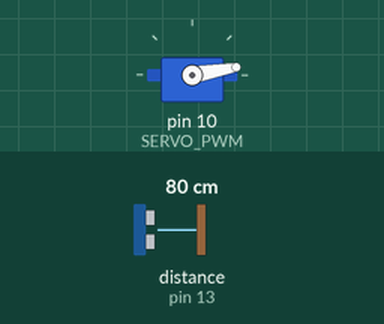
Simulated run of this sketch. Board: Arduino Uno, built with avr-gcc and run on an emulated ATmega328P. Parts: servo. The inputs (shaded band) are chosen by the test bench; at power-on: distance to the obstacle (sensor on pin 13) 80 cm. The echo pulse lasts 58.3 µs per cm; what the sketch prints to the serial monitor is not drawn.

Above: at 1.2 s.
1.3 s: distance to the obstacle (sensor on pin 13) set to 16 cm
4.3 s: distance to the obstacle (sensor on pin 13) set to 12 cm
At 6.7 s:
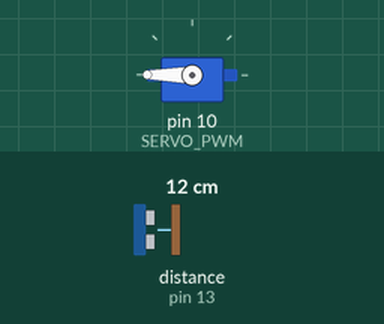
7.3 s: distance to the obstacle (sensor on pin 13) set to 17 cm
9.8 s: distance to the obstacle (sensor on pin 13) set to 20 cm
11.3 s: distance to the obstacle (sensor on pin 13) set to 2 cm
At 14.4 s:
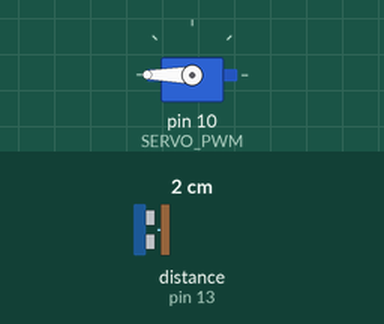
Timing chart, 0 to 15.3 s (numbered marks = the images above; inputs shaded):
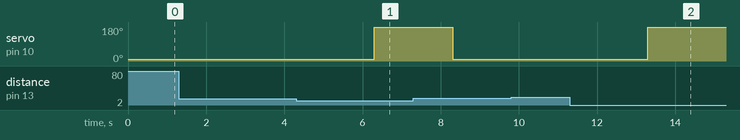

The sketch:

claw.ino
```cpp
/*
* Author: Elio Di Nino
* Course: APSC 101
* Group: N-9
* Some code was used from APSC 101 as well as Haxrox on GitHub
*/

/*
* Purpose:  To controls a physcial claw via servo motor based on
*           sonar input. This allows for autonomous opening and
*           closing of the device when picking objects up.
*/

/*
* Specific Implementation details:
* - Starts with a short calibration phase so that the distance
*   averaging array is filled
* - Our program then waits until the device is at a set height
* - Following this, we wait until the height is under the
*   threshold for picking up itemss
* - We run a check to see if the claw has remained in position
*   after grabbing indicating that we want the claw to try
*   grabbing the item again
* - The object is released based on another height threshold
*   only after it goes higher than the upper height requirement
* - This whole process repeats automatically
*/

// ---------------------------------------------------------- //
// Libraries
// ---------------------------------------------------------- //

#include <Servo.h> // Servo control
#include <NewPing.h> // Sonor reading

// ---------------------------------------------------------- //
// Pin mapping
// ---------------------------------------------------------- //

// Sonar
#define SONAR_VCC 11
#define SONAR_TRIG 12
#define SONAR_ECHO 13
#define SONAR_GND Ground // For documentation

// Servo
#define SERVO_PWM 10
#define SERVO_5V 5V // For documentation
#define SERVO_GND Ground // For documentation

// ---------------------------------------------------------- //
// Important definitions
// ---------------------------------------------------------- //

// General
#define ONE_SECOND 1000

// Sonar
#define MAX_DISTANCE 200 // Maximum distance set to 200 cm
#define DISTANCES_SIZE 5 // Number of distances to measure to
                         // prevent outliers
#define UPPER_HEIGHT 30 // Initialization height
#define GRAB_DELAY 2000 // Time to wait after grabbing
                        // an object before attempting
                        // to release the object
#define RELEASE_DELAY 3000 // Time to wait after releasing
                           //an object before attempting
                           // to grab another object
#define GRAB_THRESHOLD 14 // Distance to close the claw - 14 for Sr. | 16 for Jr.
#define RELEASE_THRESHOLD 16 // Distance to open the claw - 16 for Sr. | 18 for Jr.
#define RETRY_THRESHOLD 18 // Distance to retry grabbing - 18 for Sr. | 20 for Jr.
// Initialize NewPing
NewPing sonar(SONAR_TRIG, SONAR_ECHO, MAX_DISTANCE);

// Servo
Servo myservo; // Create servo object to control a servo
#define SERVO_OPEN 10 // 10 for Sr. | 0 for Jr.
#define SERVO_CLOSE 180

// States
#define CALIBRATE 0
#define GROUNDED 1
#define SENSE 2
#define GRABBED 3
#define RELEASE 4

// Variables
int state = CALIBRATE;
unsigned long target_time = 0;
int distances[DISTANCES_SIZE] = {0};
int calibrateCount = 0;

// ---------------------------------------------------------- //
// Function prototypes
// ---------------------------------------------------------- //

void printArray (int* data, int arraySize);
int push (int value);

// ---------------------------------------------------------- //
// Initialization of the program
// ---------------------------------------------------------- //

void setup()
{
    // Set data transmission rate to communicate with computer
    Serial.begin(9600);
    Serial.println("Initializing device...");

    // Sonar pins
    pinMode(SONAR_TRIG, OUTPUT);
    pinMode(SONAR_ECHO, INPUT);

    // Servo
    myservo.attach(SERVO_PWM); // Attaches servo to servo object
    myservo.write(SERVO_OPEN); // Default position
    pinMode(SONAR_VCC, OUTPUT);     // Tell pin to be output
    digitalWrite(SONAR_VCC, HIGH);  // Set pin to 5V

    Serial.println("Claw Retrival System setup complete");
}

// ---------------------------------------------------------- //
// Superloop
// ---------------------------------------------------------- //

void loop()
{
    int distance = push(sonar.ping_cm()); // Read from sonar
    unsigned long current_time = millis(); // Start time

    /*Serial.print("Ping: ");
    Serial.print(distance);
    Serial.println("cm");*/

    if (current_time >= target_time) {
        switch (state) {
            case CALIBRATE:
                calibrateCount++;
                if (calibrateCount >= DISTANCES_SIZE) {
                    Serial.println("Calibration complete");
                    if (distance >= UPPER_HEIGHT) {
                        state = SENSE;
                    } else {
                        state = GROUNDED;
                    }
                }
                break;
            case GROUNDED:
                if (distance >= UPPER_HEIGHT) {
                    Serial.println("Sensing ...");
                    state = SENSE;
                }
                break;
            case SENSE:
                if (distance <= GRAB_THRESHOLD) {
                    Serial.print("Grab delay active ... ");
                    state = GRABBED;
                    delay(2 * ONE_SECOND);
                    Serial.println("Grabbing object");
                    myservo.write(SERVO_CLOSE);
                    target_time = current_time + 2 * ONE_SECOND + GRAB_DELAY;
                }
                break;
            case GRABBED:
                if (distance >= UPPER_HEIGHT) {
                    Serial.println("Object lifted");
                    state = RELEASE;
                }
                else if (distance <= RETRY_THRESHOLD) {
                    Serial.println("Retrying");
                    state = SENSE;
                    myservo.write(SERVO_OPEN);
                }
                break;
            case RELEASE:
                if (distance <= RELEASE_THRESHOLD) {
                    Serial.println("Releasing object");
                    state = GROUNDED;
                    myservo.write(SERVO_OPEN);
                    target_time = current_time + RELEASE_DELAY;
                }
                break;
        }
    }
}

// ---------------------------------------------------------- //
// Print the distance array (for averaging)
// ---------------------------------------------------------- //

void printArray (int* data, int arraySize) {
    Serial.print("[");
    for (int index = 0; index < arraySize - 1; index ++) {
        Serial.print(data[index]);
        Serial.print(", ");
    }
    Serial.print(data[arraySize-1]);
    Serial.println("]");
}

// ---------------------------------------------------------- //
// Push into distances array
// ---------------------------------------------------------- //

int push (int value) {
    if (value == 0) {
        value = 200;
    }
    int average = value;

    for (int index = 1; index < DISTANCES_SIZE; index ++) {
        average += distances[index];
        distances[index - 1] = distances[index];
    }
    distances[DISTANCES_SIZE - 1] = value;
    //printArray(distances, DISTANCES_SIZE);
    return average / DISTANCES_SIZE;
}
```

Measured:
- the behaviour switches between 15 and 14 cm on distance to the obstacle (sensor on pin 13) (found by bisection; images 0 and 1)
- after the input at 1.3 s, every drawn part: stays the same
- after the input at 4.3 s, servo on pin 10 (SERVO_PWM): 10° → 180° after 2.0 s
- after the input at 9.8 s, every drawn part: stays the same
- after the input at 11.3 s, servo on pin 10 (SERVO_PWM): 10° → 180° after 2.0 s
